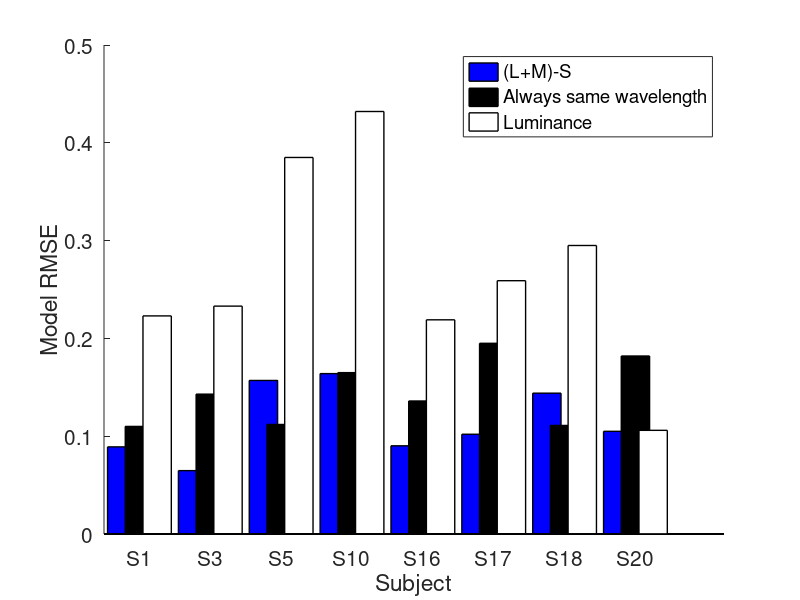

Reproduce this figure in MATLAB.
%%

RMSvals = [0.0891 0.11  0.223; ...
           0.0648 0.143 0.233; ...
           0.157  0.112 0.385; ...
           0.164  0.165 0.432; ...
           0.0902 0.136 0.219; ...
           0.102  0.195 0.259; ...
           0.144  0.111 0.295; ...
           0.105  0.182 0.106];

figure;
set(gcf,'Position',[314 423 915 420]);
hold on;
for i = 1:size(RMSvals,1)
    bar((i-1)*4+1,RMSvals(i,1),'FaceColor','b','LineWidth',1);
    bar((i-1)*4+2,RMSvals(i,2),'FaceColor','k','LineWidth',1);
    bar((i-1)*4+3,RMSvals(i,3),'FaceColor','w','LineWidth',1);
end
set(gca,'FontSize',15);
set(gca,'XTick',1+[1 5 9 13 17 21 25 29]);
set(gca,'XTickLabel',{'S1' 'S3' 'S5' 'S10' 'S16' 'S17' 'S18' 'S20'});
xlabel('Subject');
ylabel('Model RMSE');
legend('(L+M)-S','Always same wavelength','Luminance');
